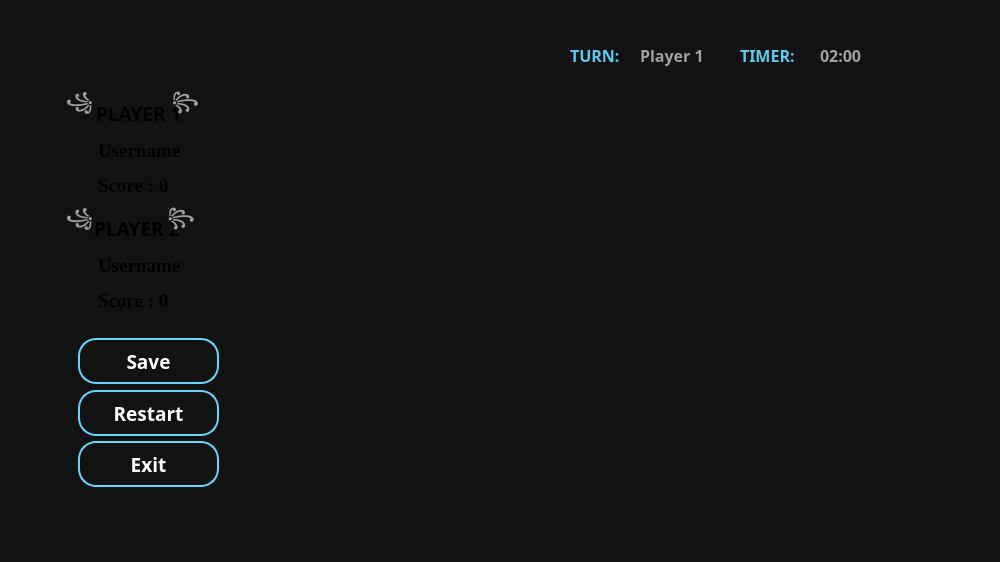
<?xml version="1.0" encoding="UTF-8"?>
<ui version="4.0">
 <class>MorrisBoardWindow</class>
 <widget class="QWidget" name="MorrisBoardWindow">
  <property name="geometry">
   <rect>
    <x>0</x>
    <y>0</y>
    <width>1000</width>
    <height>562</height>
   </rect>
  </property>
  <property name="maximumSize">
   <size>
    <width>1000</width>
    <height>562</height>
   </size>
  </property>
  <property name="windowTitle">
   <string>Form</string>
  </property>
  <property name="styleSheet">
   <string notr="true">background-color:#121212;</string>
  </property>
  <widget class="QLabel" name="timerTitleLabel">
   <property name="geometry">
    <rect>
     <x>740</x>
     <y>40</y>
     <width>91</width>
     <height>31</height>
    </rect>
   </property>
   <property name="font">
    <font>
     <family>Sitka Text</family>
     <pointsize>12</pointsize>
     <bold>true</bold>
    </font>
   </property>
   <property name="styleSheet">
    <string notr="true">color:#56CCF2;
background:transparent;</string>
   </property>
   <property name="text">
    <string>TIMER:</string>
   </property>
  </widget>
  <widget class="QLabel" name="timerLabel">
   <property name="geometry">
    <rect>
     <x>820</x>
     <y>30</y>
     <width>101</width>
     <height>51</height>
    </rect>
   </property>
   <property name="font">
    <font>
     <family>Sitka Text</family>
     <pointsize>12</pointsize>
     <bold>true</bold>
    </font>
   </property>
   <property name="styleSheet">
    <string notr="true">color:#A0A0A0;

background:transparent;</string>
   </property>
   <property name="text">
    <string>02:00</string>
   </property>
  </widget>
  <widget class="QLabel" name="currentTurnLabel">
   <property name="geometry">
    <rect>
     <x>640</x>
     <y>30</y>
     <width>91</width>
     <height>51</height>
    </rect>
   </property>
   <property name="font">
    <font>
     <family>Sitka Text</family>
     <pointsize>12</pointsize>
     <bold>true</bold>
    </font>
   </property>
   <property name="styleSheet">
    <string notr="true">color:#A0A0A0;

background:transparent;</string>
   </property>
   <property name="text">
    <string>Player 1</string>
   </property>
  </widget>
  <widget class="QLabel" name="backgroundLabel">
   <property name="geometry">
    <rect>
     <x>0</x>
     <y>0</y>
     <width>1000</width>
     <height>562</height>
    </rect>
   </property>
   <property name="maximumSize">
    <size>
     <width>1000</width>
     <height>562</height>
    </size>
   </property>
   <property name="styleSheet">
    <string notr="true">background-color:#121212;</string>
   </property>
   <property name="text">
    <string/>
   </property>
   <property name="pixmap">
    <pixmap>images/454545.png</pixmap>
   </property>
   <property name="scaledContents">
    <bool>true</bool>
   </property>
   <property name="alignment">
    <set>Qt::AlignmentFlag::AlignCenter</set>
   </property>
  </widget>
  <widget class="QLabel" name="currentTurnTitle">
   <property name="geometry">
    <rect>
     <x>570</x>
     <y>30</y>
     <width>101</width>
     <height>51</height>
    </rect>
   </property>
   <property name="font">
    <font>
     <family>Sitka Text</family>
     <pointsize>12</pointsize>
     <bold>true</bold>
    </font>
   </property>
   <property name="styleSheet">
    <string notr="true">color:#56CCF2;
background:transparent;</string>
   </property>
   <property name="text">
    <string>TURN:</string>
   </property>
  </widget>
  <widget class="QWidget" name="infoWidget" native="true">
   <property name="geometry">
    <rect>
     <x>53</x>
     <y>70</y>
     <width>211</width>
     <height>451</height>
    </rect>
   </property>
   <property name="styleSheet">
    <string notr="true">background: transparent;
border:none;</string>
   </property>
   <widget class="QLabel" name="player1TitleLabel">
    <property name="geometry">
     <rect>
      <x>43</x>
      <y>3</y>
      <width>251</width>
      <height>81</height>
     </rect>
    </property>
    <property name="font">
     <font>
      <family>Kristen ITC</family>
      <pointsize>14</pointsize>
      <bold>true</bold>
     </font>
    </property>
    <property name="styleSheet">
     <string notr="true">QLabel{
    color: qlineargradient(
        x1:0, y1:0,
        x2:1, y2:1,
        stop:0 #61D8FF,
        stop:0.35 #2CB8FF,
        stop:0.7 #008BFF,
        stop:1 #0047C7
    );
    background: transparent;
}</string>
    </property>
    <property name="text">
     <string>PLAYER 1</string>
    </property>
   </widget>
   <widget class="QLabel" name="player2TitleLabel">
    <property name="geometry">
     <rect>
      <x>41</x>
      <y>48</y>
      <width>141</width>
      <height>221</height>
     </rect>
    </property>
    <property name="font">
     <font>
      <family>Kristen ITC</family>
      <pointsize>14</pointsize>
      <bold>true</bold>
     </font>
    </property>
    <property name="styleSheet">
     <string notr="true">QLabel{
    color: qlineargradient(
        x1:0, y1:0,
        x2:1, y2:1,
        stop:0 #61D8FF,
        stop:0.35 #2CB8FF,
        stop:0.7 #008BFF,
        stop:1 #0047C7
    );
    background: transparent;
}</string>
    </property>
    <property name="text">
     <string>PLAYER 2</string>
    </property>
   </widget>
   <widget class="QLabel" name="player1NameLabel">
    <property name="geometry">
     <rect>
      <x>45</x>
      <y>-40</y>
      <width>111</width>
      <height>241</height>
     </rect>
    </property>
    <property name="font">
     <font>
      <family>Times New Roman</family>
      <pointsize>14</pointsize>
      <bold>true</bold>
     </font>
    </property>
    <property name="styleSheet">
     <string notr="true">QLabel{
    color: qlineargradient(
        x1:0, y1:0,
        x2:1, y2:1,
        stop:0 #FFFFFF,
        stop:0.35 #E8FFFF,
        stop:0.65 #8EEBFF,
        stop:1 #35BFFF
    );
    background: transparent;
}</string>
    </property>
    <property name="text">
     <string>Username</string>
    </property>
   </widget>
   <widget class="QLabel" name="player1ColorLabel">
    <property name="geometry">
     <rect>
      <x>13</x>
      <y>-91</y>
      <width>191</width>
      <height>251</height>
     </rect>
    </property>
    <property name="font">
     <font>
      <family>Sitka Text</family>
      <pointsize>13</pointsize>
      <bold>true</bold>
     </font>
    </property>
    <property name="styleSheet">
     <string notr="true">color:#A0A0A0;

background:transparent;</string>
    </property>
    <property name="text">
     <string>꧁                  ꧂</string>
    </property>
   </widget>
   <widget class="QLabel" name="player1ScoreLabel">
    <property name="geometry">
     <rect>
      <x>45</x>
      <y>-50</y>
      <width>111</width>
      <height>331</height>
     </rect>
    </property>
    <property name="font">
     <font>
      <family>Times New Roman</family>
      <pointsize>14</pointsize>
      <bold>true</bold>
     </font>
    </property>
    <property name="styleSheet">
     <string notr="true">QLabel{
    color: qlineargradient(
        x1:0, y1:0,
        x2:1, y2:1,
        stop:0 #FFFFFF,
        stop:0.35 #E8FFFF,
        stop:0.65 #8EEBFF,
        stop:1 #35BFFF
    );
    background: transparent;
}</string>
    </property>
    <property name="text">
     <string>Score : 0</string>
    </property>
   </widget>
   <widget class="QLabel" name="player2NameLabel">
    <property name="geometry">
     <rect>
      <x>45</x>
      <y>60</y>
      <width>141</width>
      <height>271</height>
     </rect>
    </property>
    <property name="font">
     <font>
      <family>Times New Roman</family>
      <pointsize>14</pointsize>
      <bold>true</bold>
     </font>
    </property>
    <property name="styleSheet">
     <string notr="true">QLabel{
    color: qlineargradient(
        x1:0, y1:0,
        x2:1, y2:1,
        stop:0 #FFFFFF,
        stop:0.35 #E8FFFF,
        stop:0.65 #8EEBFF,
        stop:1 #35BFFF
    );
    background: transparent;
}</string>
    </property>
    <property name="text">
     <string>Username</string>
    </property>
   </widget>
   <widget class="QLabel" name="player2ColorLabel">
    <property name="geometry">
     <rect>
      <x>13</x>
      <y>30</y>
      <width>231</width>
      <height>241</height>
     </rect>
    </property>
    <property name="font">
     <font>
      <family>Sitka Text</family>
      <pointsize>13</pointsize>
      <bold>true</bold>
     </font>
    </property>
    <property name="styleSheet">
     <string notr="true">color:#A0A0A0;

background:transparent;</string>
    </property>
    <property name="text">
     <string>꧁                 ꧂    </string>
    </property>
   </widget>
   <widget class="QLabel" name="player2ScoreLabel">
    <property name="geometry">
     <rect>
      <x>45</x>
      <y>80</y>
      <width>151</width>
      <height>301</height>
     </rect>
    </property>
    <property name="font">
     <font>
      <family>Times New Roman</family>
      <pointsize>14</pointsize>
      <bold>true</bold>
     </font>
    </property>
    <property name="styleSheet">
     <string notr="true">QLabel{
    color: qlineargradient(
        x1:0, y1:0,
        x2:1, y2:1,
        stop:0 #FFFFFF,
        stop:0.35 #E8FFFF,
        stop:0.65 #8EEBFF,
        stop:1 #35BFFF
    );
    background: transparent;
}</string>
    </property>
    <property name="text">
     <string>Score : 0</string>
    </property>
   </widget>
   <widget class="QPushButton" name="saveButton">
    <property name="geometry">
     <rect>
      <x>25</x>
      <y>268</y>
      <width>141</width>
      <height>46</height>
     </rect>
    </property>
    <property name="font">
     <font>
      <family>Sitka Text</family>
      <pointsize>14</pointsize>
      <bold>true</bold>
     </font>
    </property>
    <property name="styleSheet">
     <string notr="true">QPushButton
{
    color:white;

    background-color:qlineargradient(
        x1:0,y1:0,
        x2:0,y2:1,
        stop:0 #2B7FFF,
        stop:1 #0050C8
    );

    border:2px solid #63D8FF;

    border-radius:18px;
}

QPushButton:hover{

background:#2C3E50;
}

QPushButton:pressed{

background:#0284e8;

}</string>
    </property>
    <property name="text">
     <string>Save</string>
    </property>
   </widget>
   <widget class="QPushButton" name="restartButton">
    <property name="geometry">
     <rect>
      <x>25</x>
      <y>320</y>
      <width>141</width>
      <height>46</height>
     </rect>
    </property>
    <property name="font">
     <font>
      <family>Sitka Text</family>
      <pointsize>14</pointsize>
      <bold>true</bold>
     </font>
    </property>
    <property name="styleSheet">
     <string notr="true">QPushButton
{
    color:white;

    background-color:qlineargradient(
        x1:0,y1:0,
        x2:0,y2:1,
        stop:0 #2B7FFF,
        stop:1 #0050C8
    );

    border:2px solid #63D8FF;

    border-radius:18px;
}

QPushButton:hover{

background:#2C3E50;
}

QPushButton:pressed{

background:#0284e8;

}</string>
    </property>
    <property name="text">
     <string>Restart</string>
    </property>
   </widget>
   <widget class="QPushButton" name="exitButton">
    <property name="geometry">
     <rect>
      <x>25</x>
      <y>371</y>
      <width>141</width>
      <height>46</height>
     </rect>
    </property>
    <property name="font">
     <font>
      <family>Sitka Text</family>
      <pointsize>14</pointsize>
      <bold>true</bold>
     </font>
    </property>
    <property name="styleSheet">
     <string notr="true">QPushButton
{
    color:white;

    background-color:qlineargradient(
        x1:0,y1:0,
        x2:0,y2:1,
        stop:0 #2B7FFF,
        stop:1 #0050C8
    );

    border:2px solid #63D8FF;

    border-radius:18px;
}

QPushButton:hover{

background:#2C3E50;
}

QPushButton:pressed{

background:#0284e8;

}</string>
    </property>
    <property name="text">
     <string>Exit</string>
    </property>
   </widget>
  </widget>
  <widget class="MorrisBoardWidget" name="boardWidget" native="true">
   <property name="geometry">
    <rect>
     <x>420</x>
     <y>90</y>
     <width>420</width>
     <height>419</height>
    </rect>
   </property>
   <property name="maximumSize">
    <size>
     <width>420</width>
     <height>420</height>
    </size>
   </property>
   <property name="styleSheet">
    <string notr="true">background: transparent;
border:none;</string>
   </property>
  </widget>
  <zorder>backgroundLabel</zorder>
  <zorder>timerTitleLabel</zorder>
  <zorder>timerLabel</zorder>
  <zorder>currentTurnLabel</zorder>
  <zorder>currentTurnTitle</zorder>
  <zorder>infoWidget</zorder>
  <zorder>boardWidget</zorder>
 </widget>
 <customwidgets>
  <customwidget>
   <class>MorrisBoardWidget</class>
   <extends>QWidget</extends>
   <header>morrisboardwidget.h</header>
   <container>1</container>
  </customwidget>
 </customwidgets>
 <resources/>
 <connections/>
</ui>
